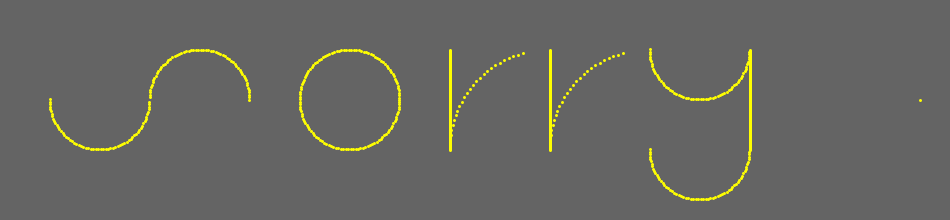
Frame 1 (no input)
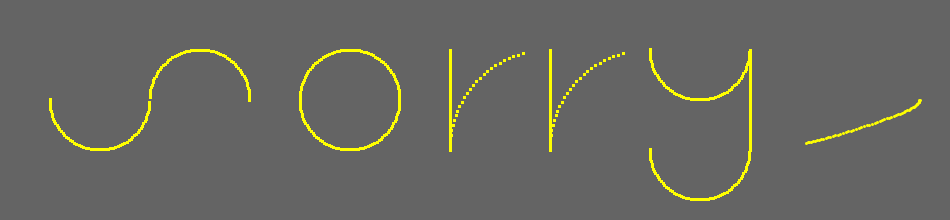
Frame 60 (the mouse pressed at the canvas centre just before this capture)
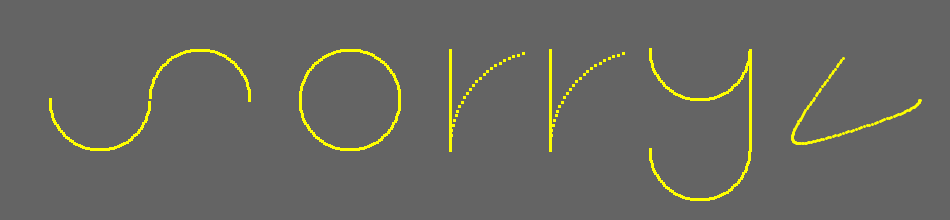
Frame 120 (the mouse held since frame 60 and released just before this capture)

The Processing sketch that drew these frames (run headless with seeded random() and noise(); from frame 60 on, the mouse is pressed at the canvas centre):

// Processing sketch: processing_138504
// ── processing_138504.pde

//very inefficent code to draw 'sorry' 

float f= PI;

  float x=850;
  float y=100;
  float lRad=50;
  float sRad=20;
  float angle=0;

void setup(){
  background(100);
  size(950,220);
}

void draw(){
  stroke(255,255,0);
  strokeWeight(3);
  line(450,50,450,150);
  line(550,50,550,150); 
  line(750,50,750,150);
  
  // letters are combination of half circle
  
  makeSorry m1 = new makeSorry(100f,100f,50f,0,f);
  makeSorry m2 = new makeSorry(200f,100f,50f,f,f*2);
  makeSorry m3 = new makeSorry(350f,100f,50f,0,f*2);
  makeSorry m4 = new makeSorry(550f,150f,100,f,f*1.4);
  makeSorry m5 = new makeSorry(650f,150f,100,f,f*1.4);
  makeSorry m6 = new makeSorry(700f,50f,50,0,f);
  makeSorry m7 = new makeSorry(700f,150f,50,0,f);
  //makeStar s1 = new makeStar(850f,100f,50f,20f);
  m1.ff();
  m2.ff();
  m3.ff();
  m4.ff();
  m5.ff();
  m6.ff();
  m7.ff();
  
  //and star
    float r=radians(angle);
    float sx=x+cos(r*3)*sRad;
    float sy=y-sin(r*3)*sRad;
    float ssx = sx+cos(r*2)*lRad;
    float ssy= sy + sin(r*2)*lRad;
    
    point(ssx,ssy);
    angle+=1;
}

class makeSorry{
  
   float x;
   float y;
   float radious;
   float end;
   float cosX;
   float sinY;
   float theta;
   float a;
   makeSorry(float x_, float y_, float radious_, float theta_,float end_){
     
     x=x_;
     y=y_;
     radious=radious_;
     theta=theta_;
     a=0.05;
     //theta=theta_;
     end = end_;
   }
     
   void ff(){
     for(float i=theta; i< end; i+=a){
     theta += a;    
     cosX = radious*cos(theta);
     sinY = radious*sin(theta);
     point(x+cosX,y+sinY);}
     }


     
}
